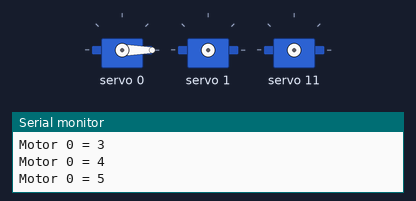
Bench run of a sketch on a simulated Arduino Uno, built with avr-gcc and run on an emulated ATmega328P. Parts: 3 × servo, the last lines printed to the serial monitor.

Above: at 0.18 s.
At 11.3 s:
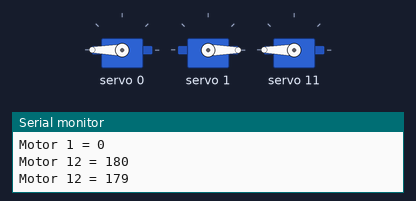
At 16.5 s:
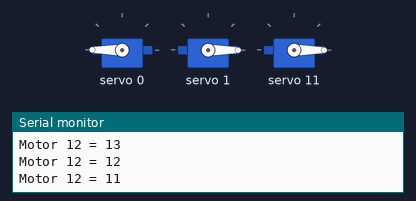
At 22.2 s:
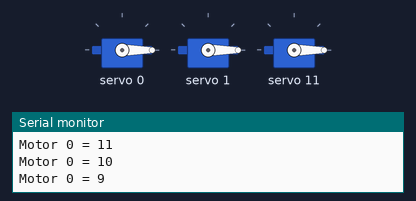
At 27.0 s:
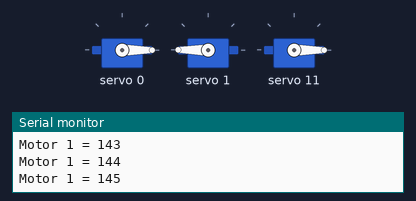
At 38.2 s:
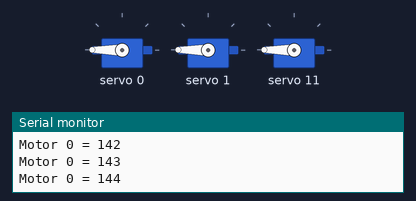
Timing chart, 0 to 39.7 s (numbered marks = the images above):
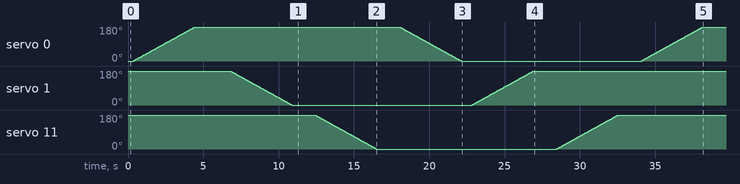

The sketch:

First_Test_PCA.ino
```cpp
#include <Wire.h>

#include <Adafruit_PWMServoDriver.h>


// Creat object to represent PCA9685 at default I2C address
Adafruit_PWMServoDriver pca9685 = Adafruit_PWMServoDriver(0x40);

// Define maximum and minimum number of "ticks" for the servo motors
// Range from 0 to 4095
// This determines the pulse width

#define SERVOMIN  80  // Minimum value
#define SERVOMAX  600  // Maximum value

// Define servo motor connections (expand as required)
#define SER0  0       // Schulter  FRS  FRONT RECHTS
#define SER1  1       // Knie      FRK
#define SER2  2       // Fuss      FRF

#define SER3  3       // Schulter  FLS  FRONT LINKS
#define SER4  4       // Knie      FLK
#define SER5  5       // Fuss      FLF

#define SER6  6       // Schulter  HRS  HECK RECHTS
#define SER7  7       // Knie      HRK
#define SER8  8       // Fuss      HRF

#define SER9  9       // Schulter  HLS  HECK LINKS
#define SER10  10     // Knie      HLK
#define SER11  11     // Fuss      HLF

// Variables for Servo Motor positions (expand as required)
int pwm0, pwm1, pwm2, pwm3, pwm4, pwm5, pwm6, pwm7, pwm8, pwm9, pwm10, pwm11;


void setup() {

  // Serial monitor setup
  Serial.begin(115200);

  // Print to monitor
  Serial.println("PCA9685 Servo Test");

  // Initialize PCA9685
  pca9685.begin();

  // Set PWM Frequency to 50Hz
  pca9685.setPWMFreq(50);

}

void sweep(){


  // Move Motor 0 from 0 to 180 degrees
  for (int posDegrees = 0; posDegrees <= 180; posDegrees++) {

    // Determine PWM pulse width
    pwm0 = map(posDegrees, 0, 180, SERVOMIN, SERVOMAX);
    // Write to PCA9685
    pca9685.setPWM(SER0, 0, pwm0);
    // Print to serial monitor
    Serial.print("Motor 0 = ");
    Serial.println(posDegrees);
    delay(30);
  }

  // Move Motor 1 from 180 to 0 degrees
  for (int posDegrees = 180; posDegrees >= 0; posDegrees--) {

    // Determine PWM pulse width
    pwm1 = map(posDegrees, 0, 180, SERVOMIN, SERVOMAX);
    // Write to PCA9685
    pca9685.setPWM(SER1, 0, pwm1);
    // Print to serial monitor
    Serial.print("Motor 1 = ");
    Serial.println(posDegrees);
    delay(30);
  }

  // Move Motor 12 from 180 to 0 degrees
  for (int posDegrees = 180; posDegrees >= 0; posDegrees--) {

    // Determine PWM pulse width
    pwm11 = map(posDegrees, 0, 180, SERVOMIN, SERVOMAX);
    // Write to PCA9685
    pca9685.setPWM(SER11, 0, pwm11);
    // Print to serial monitor
    Serial.print("Motor 12 = ");
    Serial.println(posDegrees);
    delay(30);
  }

  // Move Motor 0 from 180 to 0 degrees
  for (int posDegrees = 180; posDegrees >= 0; posDegrees--) {

    // Determine PWM pulse width
    pwm0 = map(posDegrees, 0, 180, SERVOMIN, SERVOMAX);
    // Write to PCA9685
    pca9685.setPWM(SER0, 0, pwm0);
    // Print to serial monitor
    Serial.print("Motor 0 = ");
    Serial.println(posDegrees);
    delay(30);
  }


  // Move Motor 1 from 0 to 180 degrees
  for (int posDegrees = 0; posDegrees <= 180; posDegrees++) {

    // Determine PWM pulse width
    pwm1 = map(posDegrees, 0, 180, SERVOMIN, SERVOMAX);
    // Write to PCA9685
    pca9685.setPWM(SER1, 0, pwm1);
    // Print to serial monitor
    Serial.print("Motor 1 = ");
    Serial.println(posDegrees);
    delay(30);
  }

  // Move Motor 12 from 0 to 180 degrees
  for (int posDegrees = 0; posDegrees <= 180; posDegrees++) {

    // Determine PWM pulse width
    pwm11 = map(posDegrees, 0, 180, SERVOMIN, SERVOMAX);
    // Write to PCA9685
    pca9685.setPWM(SER11, 0, pwm11);
    // Print to serial monitor
    Serial.print("Motor 12 = ");
    Serial.println(posDegrees);
    delay(30);
  }
  }

void loop() {
  sweep();

}
```
